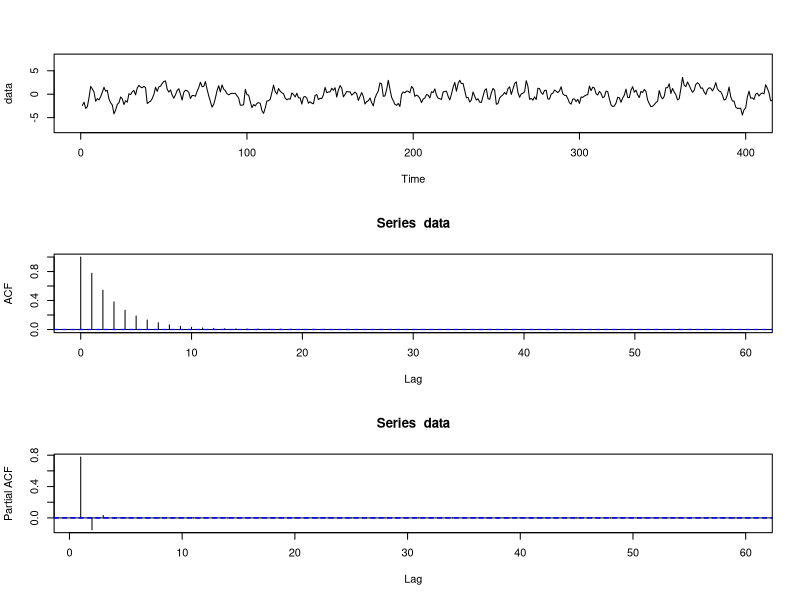
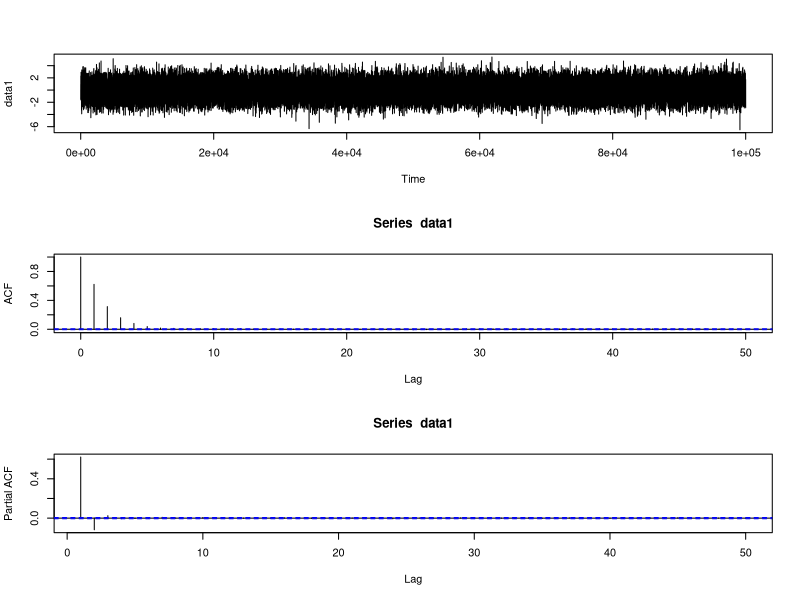

Write R code to recreate these figures, in order.
#Simulate ARMA mixed process
#X[t] = 0.7 X[t-1] + Z[t] + 0.2 Z[t-1]
set.seed(42)
data = arima.sim(list(order = c(1,0,1), ar=.7, ma=.2), n = 1000000)
par(mfcol=c(3,1))
plot(data, xlim=c(0,400))
acf(data)
acf(data, type="partial")

#Use auto.arima from forecast library
library(forecast)
data1 = arima.sim(n=1E5, list(ar=.5, ma=.2))
par(mfcol=c(3,1))
plot(data1)
acf(data1)
acf(data1, type="partial")
print(auto.arima(data1))